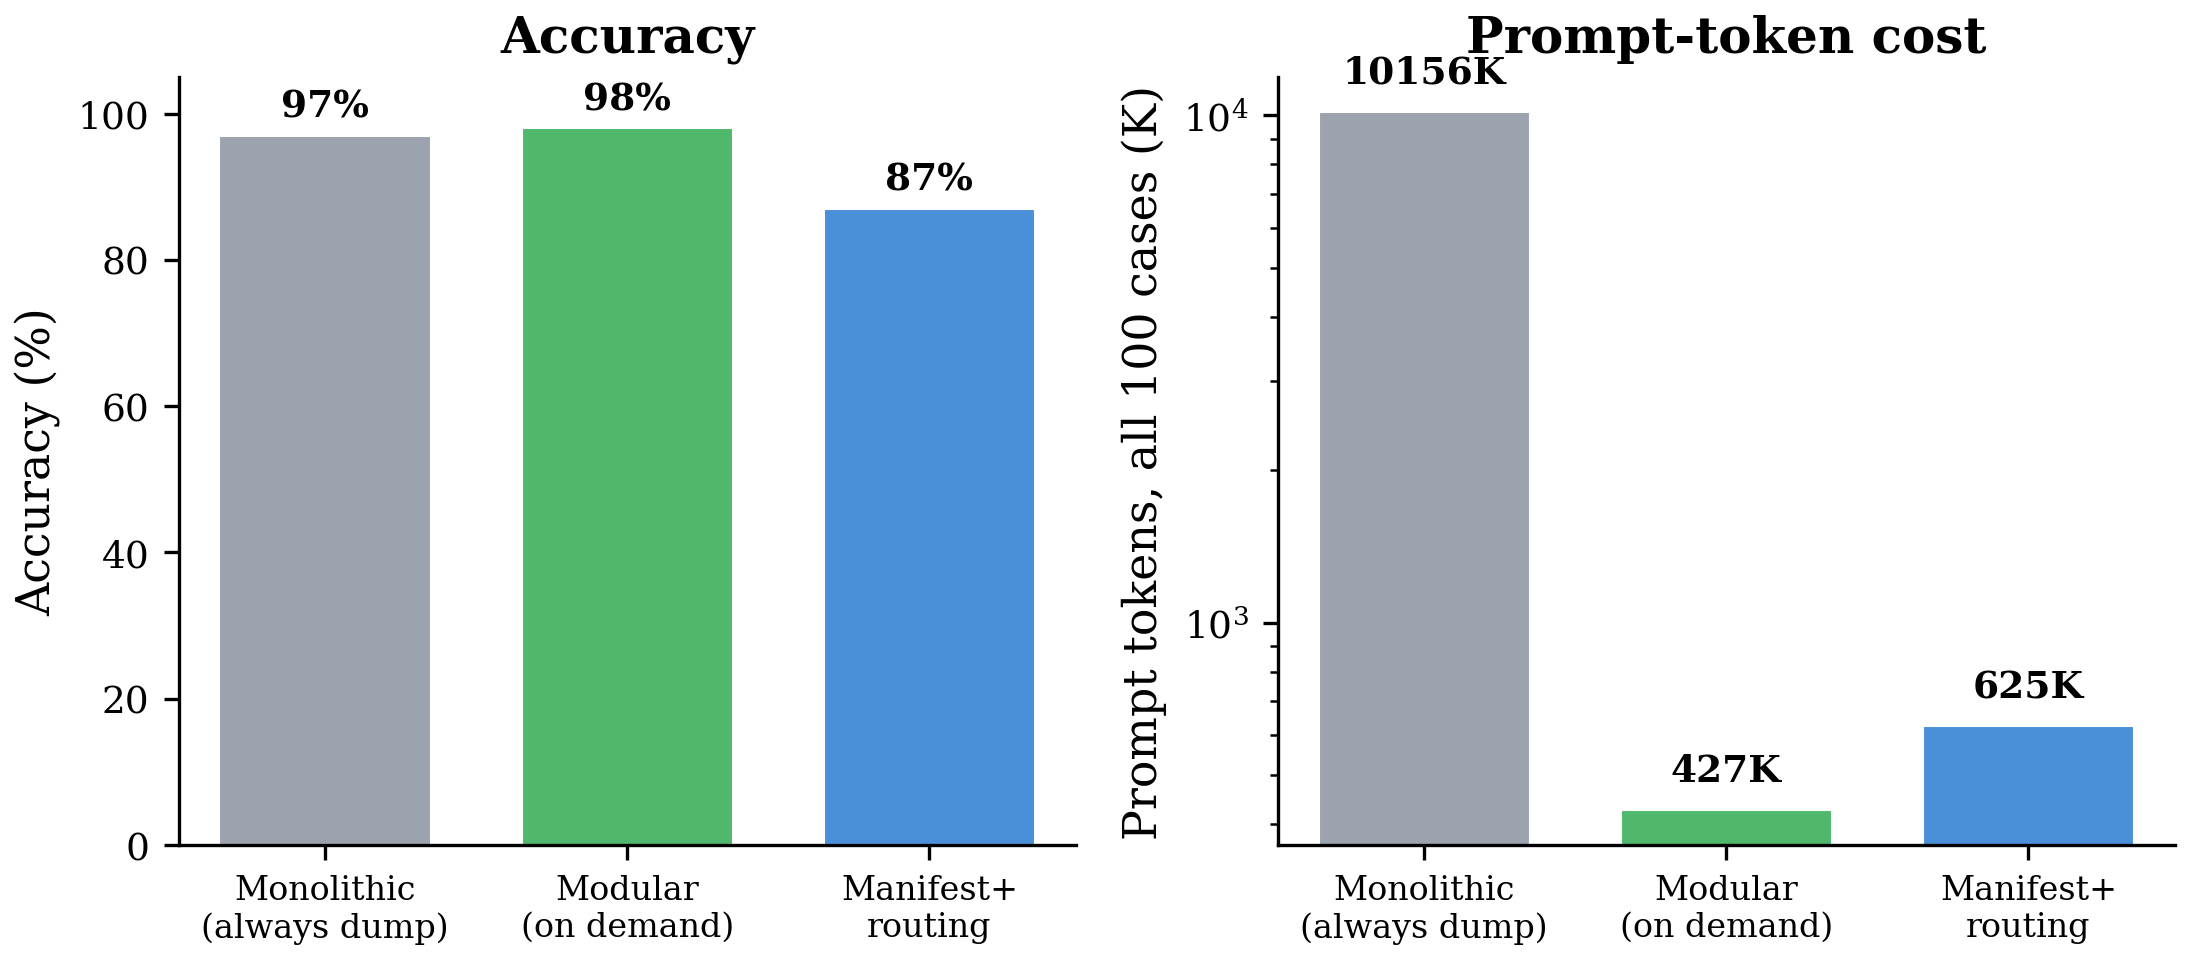

Write the Python code that produced this figure.
"""Modularity / Progressive Disclosure ablation figure.

Bar chart pairing accuracy (left axis) and prompt-token cost (right axis,
log scale) for the three loading strategies: monolithic, modular, manifest.
"""
import json
import pathlib
import sys

import matplotlib

matplotlib.use("Agg")
import matplotlib.pyplot as plt

sys.path.insert(0, str(pathlib.Path(__file__).parent))
from generate_figures import BLUE, GREEN, ORANGE, GRAY, RED  # noqa: E402

R = pathlib.Path(__file__).resolve().parent.parent / "experiments" / "results"

plt.rcParams.update({
    "font.family": "serif", "font.size": 10,
    "savefig.dpi": 300, "savefig.bbox": "tight", "savefig.pad_inches": 0.05,
})

INPUT_PRICE = 0.30 / 1_000_000
OUTPUT_PRICE = 2.50 / 1_000_000


def load_strategy(name):
    p = R / f"modularity_{name}.json"
    if not p.exists():
        return None
    d = json.load(open(p))
    a = d["aggregate"]
    cost = (a["prompt_tokens"] * INPUT_PRICE
            + (a["output_tokens"] + a["thoughts_tokens"]) * OUTPUT_PRICE)
    return {
        "name": name,
        "accuracy": a["accuracy"],
        "prompt_tokens": a["prompt_tokens"],
        "cost_usd": cost,
        "n": a["n"],
    }


def main():
    strategies = [
        ("monolithic", "Monolithic\n(always dump)", GRAY),
        ("modular", "Modular\n(on demand)", GREEN),
        ("manifest", "Manifest+\nrouting", BLUE),
    ]
    rows = []
    for sid, _label, _color in strategies:
        r = load_strategy(sid)
        if r:
            rows.append((sid, _label, _color, r))

    fig, (ax1, ax2) = plt.subplots(1, 2, figsize=(7.5, 3.4))

    # Accuracy
    xs = list(range(len(rows)))
    accs = [r[3]["accuracy"] * 100 for r in rows]
    bars = ax1.bar(xs, accs, color=[r[2] for r in rows], edgecolor="white", linewidth=0.5, width=0.7)
    ax1.set_xticks(xs)
    ax1.set_xticklabels([r[1] for r in rows], fontsize=8)
    ax1.set_ylabel("Accuracy (%)")
    ax1.set_title("Accuracy", fontweight="bold")
    ax1.set_ylim(0, 105)
    ax1.spines["top"].set_visible(False)
    ax1.spines["right"].set_visible(False)
    for bar, val in zip(bars, accs):
        ax1.text(bar.get_x() + bar.get_width()/2, bar.get_height() + 1.5,
                 f"{val:.0f}%", ha="center", va="bottom", fontsize=9, fontweight="bold")

    # Prompt tokens
    toks = [r[3]["prompt_tokens"] / 1000 for r in rows]
    bars2 = ax2.bar(xs, toks, color=[r[2] for r in rows], edgecolor="white", linewidth=0.5, width=0.7)
    ax2.set_xticks(xs)
    ax2.set_xticklabels([r[1] for r in rows], fontsize=8)
    ax2.set_ylabel("Prompt tokens, all 100 cases (K)")
    ax2.set_title("Prompt-token cost", fontweight="bold")
    ax2.set_yscale("log")
    ax2.spines["top"].set_visible(False)
    ax2.spines["right"].set_visible(False)
    for bar, val in zip(bars2, toks):
        ax2.text(bar.get_x() + bar.get_width()/2, bar.get_height() * 1.1,
                 f"{val:.0f}K", ha="center", va="bottom", fontsize=9, fontweight="bold")

    plt.tight_layout()
    out = pathlib.Path(__file__).parent / "modularity.pdf"
    plt.savefig(out)
    plt.savefig(str(out).replace(".pdf", ".png"))
    print(f"Saved {out}")


if __name__ == "__main__":
    main()
